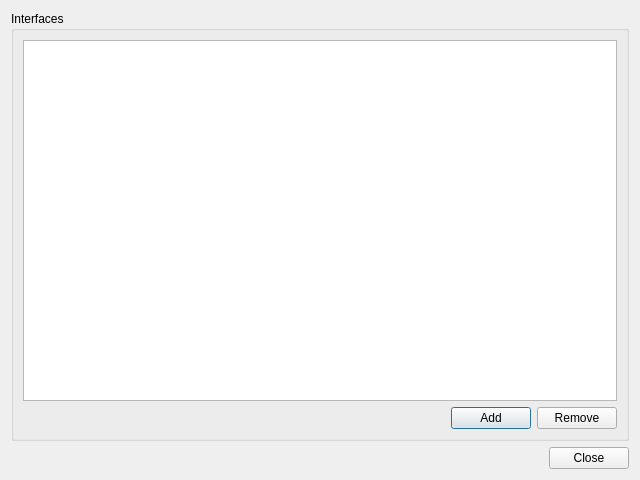
<?xml version="1.0" encoding="UTF-8"?>
<ui version="4.0">
 <class>NETVInterfaceManagerView</class>
 <widget class="QDialog" name="NETVInterfaceManagerView">
  <property name="geometry">
   <rect>
    <x>0</x>
    <y>0</y>
    <width>640</width>
    <height>480</height>
   </rect>
  </property>
  <property name="windowTitle">
   <string>NetworkViewer - Interface Manager</string>
  </property>
  <layout class="QVBoxLayout" name="verticalLayout_2">
   <item>
    <widget class="QGroupBox" name="groupBox">
     <property name="title">
      <string>Interfaces</string>
     </property>
     <layout class="QVBoxLayout" name="verticalLayout">
      <item>
       <widget class="QListWidget" name="m_listWidget"/>
      </item>
      <item>
       <layout class="QHBoxLayout" name="horizontalLayout">
        <item>
         <spacer name="horizontalSpacer">
          <property name="orientation">
           <enum>Qt::Horizontal</enum>
          </property>
          <property name="sizeHint" stdset="0">
           <size>
            <width>40</width>
            <height>20</height>
           </size>
          </property>
         </spacer>
        </item>
        <item>
         <widget class="QPushButton" name="m_addButton">
          <property name="text">
           <string>Add</string>
          </property>
         </widget>
        </item>
        <item>
         <widget class="QPushButton" name="m_removeButton">
          <property name="text">
           <string>Remove</string>
          </property>
         </widget>
        </item>
       </layout>
      </item>
     </layout>
    </widget>
   </item>
   <item>
    <widget class="QDialogButtonBox" name="buttonBox">
     <property name="orientation">
      <enum>Qt::Horizontal</enum>
     </property>
     <property name="standardButtons">
      <set>QDialogButtonBox::Close</set>
     </property>
    </widget>
   </item>
  </layout>
 </widget>
 <resources/>
 <connections>
  <connection>
   <sender>buttonBox</sender>
   <signal>accepted()</signal>
   <receiver>NETVInterfaceManagerView</receiver>
   <slot>accept()</slot>
   <hints>
    <hint type="sourcelabel">
     <x>248</x>
     <y>254</y>
    </hint>
    <hint type="destinationlabel">
     <x>157</x>
     <y>274</y>
    </hint>
   </hints>
  </connection>
  <connection>
   <sender>buttonBox</sender>
   <signal>rejected()</signal>
   <receiver>NETVInterfaceManagerView</receiver>
   <slot>reject()</slot>
   <hints>
    <hint type="sourcelabel">
     <x>316</x>
     <y>260</y>
    </hint>
    <hint type="destinationlabel">
     <x>286</x>
     <y>274</y>
    </hint>
   </hints>
  </connection>
 </connections>
</ui>
